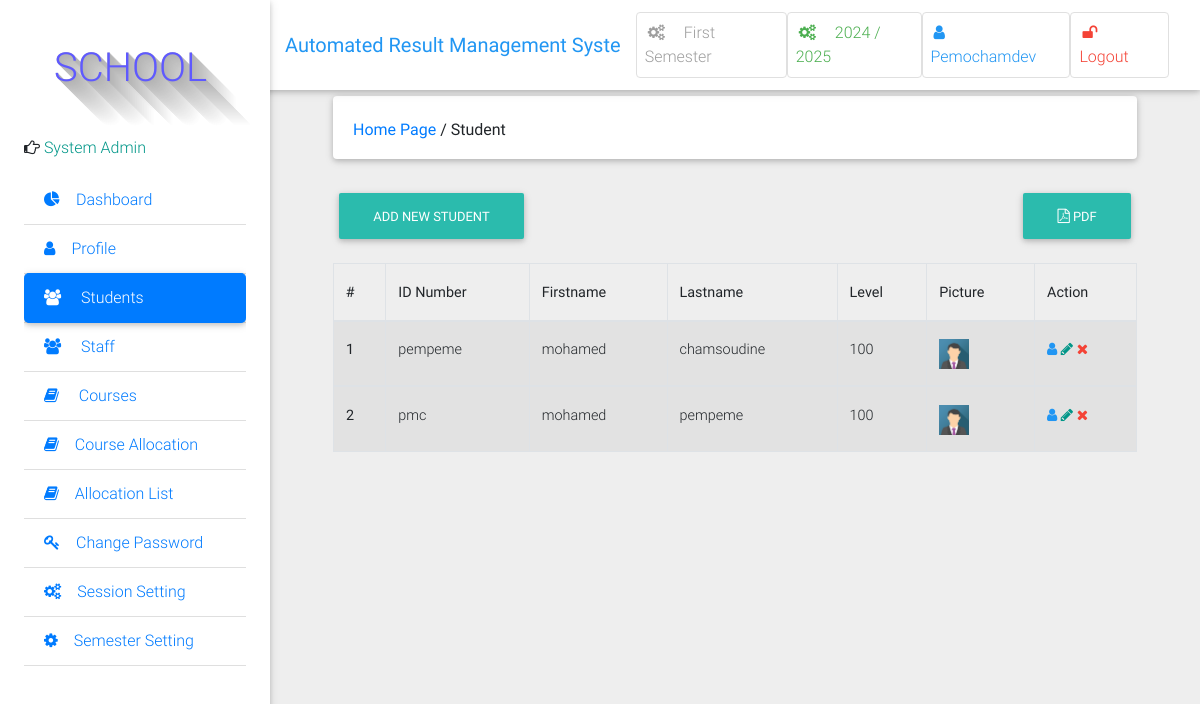
The page /students/ (signed in) on the database its author committed.
### learning/models.py (models this page shows, shortened)
class Semester(models.Model):
    semester = models.CharField(max_length=10, choices=SEMESTER, blank=True)
    is_current_semester = models.BooleanField(default=False, blank=True, null=True)
    session = models.ForeignKey(Session, on_delete=models.CASCADE, blank=True, null=True)
    next_semester_begins = models.DateField(null=True, blank=True)
    def __str__(self):
        return self.semester

class Session(models.Model):
    session = models.CharField(max_length=200, unique=True)
    is_current_session = models.BooleanField(default=False, blank=True, null=True)
    next_session_begins = models.DateField(blank=True, null=True)
    def __str__(self):
        return self.session

class User(AbstractUser):
    is_student = models.BooleanField(default=False)
    is_lecturer = models.BooleanField(default=False)
    phone = models.CharField(max_length=60, blank=True, null=True)
    address = models.CharField(max_length=60, blank=True, null=True)
    picture = models.ImageField(upload_to="pictures/", blank=True, null=True)
    email = models.EmailField(blank=True, null=True)
    username_validator = ASCIIUsernameValidator()
    def get_picture(self):
        no_picture = settings.STATIC_URL + 'img/img_avatar.png'
        try:
            return self.picture.url
        except:
            return no_picture

class Student(models.Model):
	user = models.OneToOneField(User, on_delete=models.CASCADE)
	id_number = models.CharField(max_length=20, unique=True)
	level = models.CharField(choices=LEVEL, max_length=3)

### learning/views.py (the view)
# urls.py: path('students/', views.student_list, name="student_list"),
@login_required
@lecturer_required
def student_list(request):
    students = Student.objects.all()
    user_type = "Student"
    context = {
        "students": students,
        "user_type": user_type,
        }
    return render(request, 'students/student_list.html', context)

### learning/context_processors.py (called while the page is built)
def session_processor(request):
    current_session = Session.objects.get(is_current_session=True)
    return {"current_session": current_session}

def semester_processor(request):
    current_semester = Semester.objects.get(is_current_semester=True)
    return {"current_semester": current_semester}

### templates/students/student_list.html (shortened to what this page needs)
{% extends 'base.html' %}
{% block side_bar %}
    {% include 'partial_active_element.html' with active='students' %}
{% endblock %}
{% block content %}
	<div class="container-fluid mt-5">
            <div class="card mb-4 wow fadeIn">
                <div class="card-body d-sm-flex justify-content-between">
                    <h6 class="mb-2 mb-sm-0 pt-1">
                        <a href="/">Home Page</a>
                        <span>/</span>
                        <span>{{ user_type }}</span>
                    </h6>
                </div>
            </div>
            {% if request.user.is_superuser %}
            <h6 class="mb-2 mb-sm-0 pt-1">
            <a href="{% url 'add_new_student' %}" class="btn btn-default btn-rounded mb-4">
               Add New {{ user_type }}
            </a>
            <a class="pull-right btn btn-default btn-rounded mb-3" href="" class="btn btn-default btn-rounded mb-4">
               <i class="fa fa-file-pdf-o" aria-hidden="true"></i> PDF
            </a>
            </h6>
            {% endif %}
  <div class="table-wrapper-scroll-y">
  <table class="table table-bordered table-striped">
                     <thead>
                        <tr>
                          <th scope="col">#</th>
                          <th scope="col">ID Number</th>
                          <th scope="col">Firstname</th>
                          <th scope="col">Lastname</th>
                          <th scope="col">Level</th>
                          <th scope="col">Picture</th>
                          {% if request.user.is_superuser %}
                          <th scope="col">Action</th>
                          {% endif %}
                        </tr>
                    </thead>
                {% for student in students %}
                    <tbody>
                        <tr>
                          <th scope="row">{{ forloop.counter }}</th>
                          <td>{{ student.id_number }}</td>
                          <td>{{ student.user.first_name }}</td>
                          <td>{{ student.user.last_name }}</td>
                          <td>{{ student.level }}</td>
                          <td><img width="30" src="{{ student.user.get_picture }}" alt="{{ staff.username }}'s image"></td>
                          {% if request.user.is_superuser %}
                          <td>
                            <a data-toggle="tooltip" title="View" class="blue-text"><i class="fa fa-user"></i></a>
                            <a data-toggle="tooltip" title="Edit" href="{% url 'edit_student' pk=student.pk %}" title="edit" class="teal-text"><i class="fa fa-pencil"></i></a>
                            <a data-toggle="tooltip" title="Delete" href="{% url 'delete_student' pk=student.pk %}" class="red-text"><i class="fa fa-times"></i></a>
                          </td>
                          {% endif %}
                        </tr>
                {% endfor %}
                 </table>
            </div>
        </div>
        <br>
{% endblock %}

### templates/base.html (shortened to what this page needs)
{% load static %}
<!DOCTYPE html>
<html lang="en">
    <head>
        <link rel="stylesheet" href="https://maxcdn.bootstrapcdn.com/font-awesome/4.7.0/css/font-awesome.min.css">
        <link href="{% static 'css/bootstrap.min.css' %}" rel="stylesheet">
        <link href="{% static 'css/mdb.min.css' %}" rel="stylesheet">
        <link href="{% static 'css/style.css' %}" rel="stylesheet">
    </head>
    <body class="grey lighten-3">
    <header>
        <nav class="navbar fixed-top navbar-expand-lg navbar-light white scrolling-navbar">
            <div class="container-fluid">
                <a class="navbar-brand waves-effect" href="/">
                    <strong class="blue-text">Automated Result Management System</strong>
                </a>
                <div class="collapse navbar-collapse" id="navbarSupportedContent">
                    <ul class="navbar-nav nav-flex-icons">
                        <li class="nav-item">
                            <a href="{% if request.user.is_superuser %}{% url 'manage_semester' %}{% else %}#{% endif %}" class="nav-link border border-light grey-text rounded waves-effect">
                                <i class="fa fa-cogs mr-3"></i>{{ current_semester }} Semester
                            </a>
                        </li>
                        <li class="nav-item">
                            <a href="{% if request.user.is_superuser %}{% url 'manage_session' %}{% else %}#{% endif %}" class="nav-link border border-light green-text rounded waves-effect">
                                <i class="fa fa-cogs mr-3"></i>{{ current_session }}
                            </a>
                        </li>
                        <li class="nav-item">
                            <a href="{% url 'profile' %}" class="nav-link border border-light rounded waves-effect blue-text">
                                <i  class="fa fa-user mr-3"></i>{{ user|capfirst }}
                            </a>
                        </li>
                         <li class="nav-item">
                            <a href="/accounts/logout/" class="nav-link border border-light rounded waves-effect red-text">
                                <i class="fa fa-unlock mr-3"></i>Logout
                            </a>
                        </li>
                    </ul>
                </div>
            </div>
        </nav>
        <div class="sidebar-fixed position-fixed">
                <p style="margin-left: 30px;" id="icon" class="logo"> SCHOOL </p>
                {% if request.user.is_lecturer %}
                <p><i class="fa fa-hand-o-right" aria-hidden="true"></i>
                    <span class="teal-text text-center"> Course Lecturer</span></p>
                {% elif request.user.is_student %}
                <p><i class="fa fa-hand-o-right" aria-hidden="true"></i>
                    <span class="teal-text text-center"> Student</span></p>
                {% else %}
                <p><i class="fa fa-hand-o-right" aria-hidden="true"></i>
                    <span class="teal-text text-center"> System Admin</span></p>
                {% endif %}
            <div class="dashboard">
            {% block side_bar %}{% endblock side_bar %}
            </div>
        </div>
    </header>
    <main class="pt-5 mx-lg-5">
        {% block content%} {% endblock %}
    </main>
    <footer>
    	<a href="https://seal.beyondsecurity.com/vulnerability-scanner-verification/admi.vginfotec.xyz"></a>
    </footer>
    </body>
</html>

### static/css/style.css (style rules this page uses)
.sidebar-fixed { height: 100vh; width: 270px; -webkit-box-shadow: 0 2px 5px 0 rgba(0, 0, 0, 0.16), 0 2px 10px 0 rgba(0, 0, 0, 0.12); box-shadow: 0 2px 5px 0 rgba(0, 0, 0, 0.16), 0 2px 10px 0 rgba(0, 0, 0, 0.12); z-index: 1050; background-color: #fff; padding: 1.5rem; padding-top: 0; }
@media (min-width: 1200px) { .navbar, .page-footer, main { padding-left: 270px; } }
.logo { text-shadow: rgb(179, 179, 179) 0px 0px 0px, rgb(180, 180, 180) 1px 1px 0px, rgb(182, 182, 182) 2px 2px 0px, rgb(184, 184, 184) 3px 3px 0px, rgb(185, 185, 185) 4px 4px 0px, rgb(187, 187, 187) 5px 5px 0px, rgb(189, 189, 189) 6px 6px 0px, rgb(190, 190, 190) 7px 7px 0px, rgb(192, 192, 192) 8px 8px 0px, rgb(194, 194, 194) 9px 9px 0px, rgb(195, 195, 195) 10px 10px 0px, rgb(197, 197, 197) 11px 11px 0px, rgb(199, 199, 199) 12px 12px 0px, rgb(201, 201, 201) 13px 13px 0px, rgb(202, 202, 202) 14px 14px 0px, rgb(204, 204, 204) 15px 15px 0px, rgb(206, 206, 206) 16px 16px 0px, rgb(207, 207, 207) 17px 17px 0px, rgb(209, 209, 209) 18px 18px 0px, rgb(211, 211, 211) 19px 19px 0px, rgb(212, 212, 212) 20px 20px 0px, rgb(214, 214, 214) 21px 21px 0px, rgb(216, 216, 216) 22px 22px 0px, rgb(218, 218, 218) 23px 23px 0px, rgb(219, 219, 219) 24px 24px 0px, rgb(221, 221, 221) 25px 25px 0px, rgb(223, 223, 223) 26px 26px 0px, rgb(224, 224, 224) 27px 27px 0px, rgb(226, 226, 226) 28px 28px 0px, rgb(228, 228, 228) 29px 29px 0px, rgb(230, 230, 230) 30px 30px 0px, rgb(231, 231, 231) 31px 31px 0px, rgb(233, 233, 233) 32px 32px 0px, rgb(235, 235, 235) 33px 33px 0px, rgb(236, 236, 236) 34px 34px 0px, rgb(238, 238, 238) 35px 35px 0px, rgb(240, 240, 240) 36px 36px 0px, rgb(241, 241, 241) 37px 37px 0px, rgb(243, 243, 243) 38px 38px 0px, rgb(245, 245, 245) 39px 39px 0px, rgb(247, 247, 247) 40px 40px 0px, rgb(248, 248, 248) 41px 41px 0px, rgb(250, 250, 250) 42px 42px 0px, rgb(252, 252, 252) 43px 43px 0px, rgb(253, 253, 253) 44px 44px 0px; font-size: 40px; color: rgb(95, 89, 255); height: 120px; width: 136px; line-height: 136px; border-radius: ; text-align: center; background-color: rgb(255, 255, 255); }

### templates/base.html (style rules this page uses)
.dashboard { display: block; max-height: 500px; overflow-y: auto; -ms-overflow-style: -ms-autohiding-scrollbar; }

### templates/students/student_list.html (style rules this page uses)
.table-wrapper-scroll-y { display: block; max-height: 350px; overflow-y: auto; -ms-overflow-style: -ms-autohiding-scrollbar; }

### rows shown on the page
Semester: semester "First"
Session: session "2024 / 2025"
User: username "Pemochamdev"
Student: id_number "pempeme", user.first_name "mohamed", user.last_name "chamsoudine", level "100"
Student: id_number "pmc", user.first_name "mohamed", user.last_name "pempeme", level "100"

### other values the page prints
{{ user_type }} "Student"
{{ user_type }} "STUDENT"
